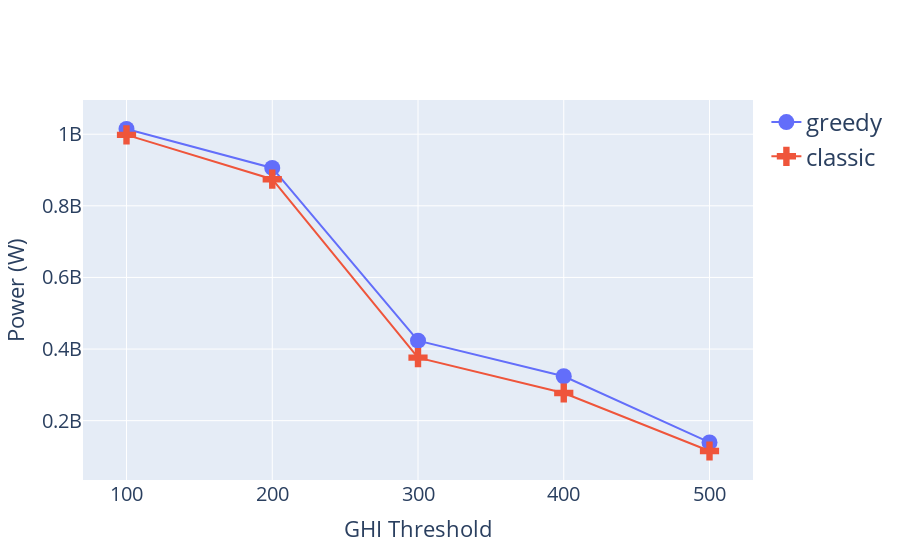

Notebook cell for this chart:
### Code cell
fig = go.Figure()
fig.add_trace(go.Scatter(x=df.names, y=df.greedyProd,
                    mode='lines+markers',
                    name='greedy',
                    marker_symbol="circle",
                    marker_size=16))
fig.add_trace(go.Scatter(x=df.names, y=df.classicProd,
                    mode='lines+markers',
                    name='classic',
                    marker_symbol="cross",
                    marker_size=16))
fig.update_layout(xaxis=dict(
                        title='GHI Threshold',
                        titlefont_size=22,
                        tickfont_size=20,
                    ),
                   yaxis=dict(
                       title='Power (W)',
                        titlefont_size=22,
                        tickfont_size=20,
                    ),
                 font=dict(
                        size=24,
                    ))
fig

### Figure 1 — Plotly figure (JSON) as saved in the notebook; plotly's stock layout.template omitted (floating-point values rounded to 4 significant figures)
{"data": [{"marker": {"size": 16, "symbol": "circle"}, "mode": "lines+markers", "name": "greedy", "type": "scatter", "x": ["100", "200", "300", "400", "500"], "y": [1015000000.0, 905900000.0, 423400000.0, 323900000.0, 139300000.0]}, {"marker": {"size": 16, "symbol": "cross"}, "mode": "lines+markers", "name": "classic", "type": "scatter", "x": ["100", "200", "300", "400", "500"], "y": [998100000.0, 874300000.0, 376000000.0, 277200000.0, 115300000.0]}], "layout": {"font": {"size": 24}, "xaxis": {"tickfont": {"size": 20}, "title": {"font": {"size": 22}, "text": "GHI Threshold"}}, "yaxis": {"tickfont": {"size": 20}, "title": {"font": {"size": 22}, "text": "Power (W)"}}}}
